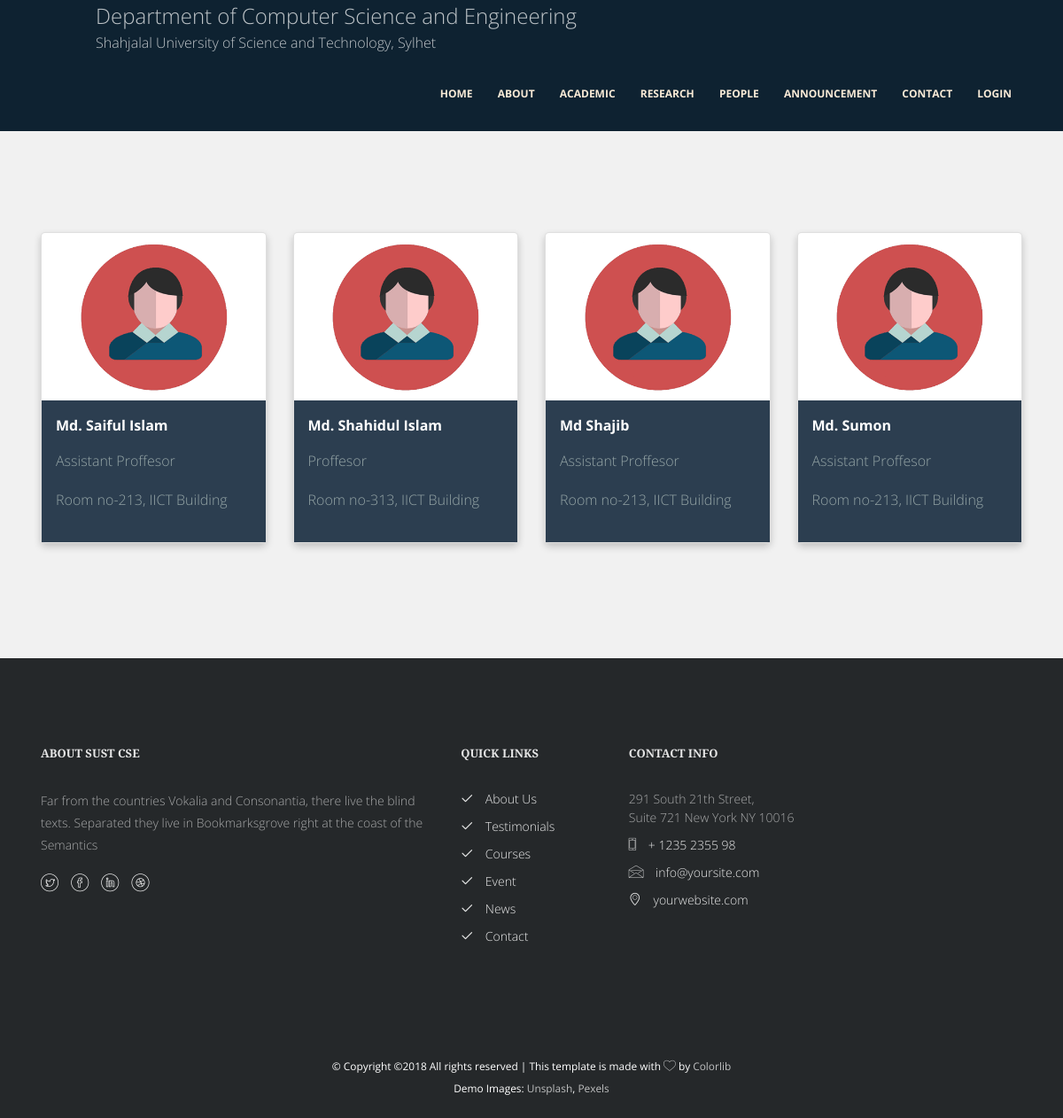
Screenshot of /people/faculty/ with the database file from the repository.
### people/models.py (models this page shows, shortened)
class People(models.Model):
    name = models.CharField(max_length=200)
    designation = models.CharField(max_length=200)
    image = models.ImageField(blank=True, null=True, upload_to='people/images/')
    office = models.CharField(max_length=200)
    contact = models.CharField(max_length=200, blank=True, null=True)
    email = models.EmailField(blank=True, null=True)
    socialLinks = ["Dribbble.png", "Facebook.png", "Github.png", "YouTube.png", "Twitter.png", "Pinterest.png",
                   "Linkedin.png", "Google+.png", "Snapchat.png", "Instagram.png"]
    class Meta:
        abstract = True

class Faculty(People):
    research_interest = models.ManyToManyField(ResearchArea, related_name="faculty")
    STATUS = (
        ('in_service', 'In service'),
        ('on_leave', 'On leave'),
        ('ex', 'Ex Faculty'),
    )
    status = models.CharField(max_length=20, choices=STATUS)
    class Meta:
        verbose_name_plural = "faculties"

### people/views.py (the view)
# urls.py: path('faculty/', views.faculty, name='faculty'),
def faculty(request):
    faculties = Faculty.objects.all()
    context={'faculties': faculties}
    return render(request, 'people/faculty.html', context)

### templates/people/faculty.html (shortened to what this page needs)
{% extends 'base.html' %}
{% block content %}
<div class="content-faculty-detail">
    <div class="colorlib-classes">
        <div class="container">
            <div class="row">
                {% for faculty in faculties %}
                <div class="col-md-3">
                    <div class="card">
                        <center>
                            <a href="{% url 'faculty_detail' faculty.id %}">
                                <img src="/static/images/people/no_image_available.png" alt="Avatar"
                                     style="width:75%; margin: auto; padding: 10px;">
                            </a>
                        </center>
                        <div class="card-bottom">
                            <p class="people-detail">
                                <b>
                                    <a class="people-title" href="{% url 'faculty_detail' faculty.id %}">
                                        {{faculty.name}}</a>
                                </b>
                            <p class="people-designation">{{faculty.designation}}</p>
                            <p class="people-designation" style="padding-bottom: 1em">{{faculty.office}}</p>
                            </p>
                        </div>
                    </div>
                </div>
                {% endfor %}
            </div>
        </div>
    </div>
</div>
{% endblock %}

### static/css/sidenav.css (style rules this page uses)
.card { box-shadow: 0 4px 8px 0 rgba(0,0,0,0.2); transition: 0.3s; border-radius: 5px; }
img { border-radius: 5px 5px 0 0; }

### static/css/people_style.css (style rules this page uses)
* { margin: 0px; padding: 0px; }
.content-faculty-detail { background: #F1F1F1; background-repeat: no-repeat; background-size: 100% 100%; background-attachment: fixed; }
.card { background: white; box-shadow: 0 4px 8px 0 rgba(0, 0, 0, 0.2); transition: 0.3s; margin-bottom: 1em; }
.container { padding: 2px 16px; }
.card .card-bottom { background-color: #2c3e50; }
.people-detail { margin: 0px; padding: 0px; display: block; }
.people-title { color: white; padding: 1em; display: block; margin: 0px; }
.people-designation { color: #95a5a6; display: block; margin-left: 1em; }

### static/css/style.css (style rules this page uses)
body { font-family: "Open Sans", Arial, sans-serif; font-weight: 300; font-size: 16px; line-height: 1.5; color: gray; background: #fff; }
p { margin-bottom: 20px; }
.colorlib-event, .colorlib-trainers, .colorlib-classes, #colorlib-about, #colorlib-services, #colorlib-contact, #colorlib-testimony, .colorlib-blog, #colorlib-project, #colorlib-subscribe { padding: 7em 0; clear: both; }

### rows the page displays
Faculty: name "Md. Saiful Islam", designation "Assistant Proffesor", office "Room no-213, IICT Building"
Faculty: name "Md. Shahidul Islam", designation "Proffesor", office "Room no-313, IICT Building"
Faculty: name "Md Shajib", designation "Assistant Proffesor", office "Room no-213, IICT Building"
Faculty: name "Md. Sumon", designation "Assistant Proffesor", office "Room no-213, IICT Building"
